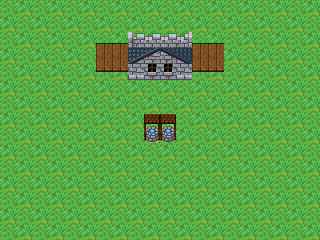

A level layout from a 2D game, rendered from its tile map. Below: a short description, then the map file with its tile-grid data intact:
An orthogonal 20x15 tile map with 16x16 px tiles, 2 tile layers (base, over) and 2 objects (PlayerStart, PlayerStart2).

<map version="1.10" tiledversion="1.12.2" orientation="orthogonal" renderorder="right-down" width="20" height="15" tilewidth="16" tileheight="16" infinite="0" nextlayerid="5" nextobjectid="3">
 <tileset firstgid="1" source="test.tsx" />
 <layer id="1" name="base" width="20" height="15">
  <data encoding="csv">
11,21,11,21,11,21,11,21,11,21,11,21,11,21,11,21,11,21,11,21,
21,11,21,11,21,11,21,11,21,11,21,11,21,11,21,11,21,11,21,11,
11,21,11,21,11,21,11,21,11,21,11,21,11,21,11,21,11,21,11,21,
21,11,21,11,21,11,21,11,21,11,21,11,21,11,21,11,21,11,21,11,
11,21,11,21,11,21,11,21,11,21,11,21,11,21,11,21,11,21,11,21,
21,11,21,11,21,11,21,11,21,11,21,11,21,11,21,11,21,11,21,11,
11,21,11,21,11,21,11,21,11,21,11,21,11,21,11,21,11,21,11,21,
21,11,21,11,21,11,21,11,21,11,21,11,21,11,21,11,21,11,21,11,
11,21,11,21,11,21,11,21,11,21,11,21,11,21,11,21,11,21,11,21,
21,11,21,11,21,11,21,11,21,11,21,11,21,11,21,11,21,11,21,11,
11,21,11,21,11,21,11,21,11,21,11,21,11,21,11,21,11,21,11,21,
21,11,21,11,21,11,21,11,21,11,21,11,21,11,21,11,21,11,21,11,
11,21,11,21,11,21,11,21,11,21,11,21,11,21,11,21,11,21,11,21,
21,11,21,11,21,11,21,11,21,11,21,11,21,11,21,11,21,11,21,11,
11,21,11,21,11,21,11,21,11,21,11,21,11,21,11,21,11,21,11,21
</data>
 </layer>
 <layer id="2" name="over" width="20" height="15">
  <data encoding="csv">
0,0,0,0,0,0,0,0,0,0,0,0,0,0,0,0,0,0,0,0,
0,0,0,0,0,0,0,0,0,0,0,0,0,0,0,0,0,0,0,0,
0,0,0,0,0,0,14,14,15,16,16,17,14,14,0,0,0,0,0,0,
0,0,0,0,0,0,24,24,4,5,6,7,24,24,0,0,0,0,0,0,
0,0,0,0,0,0,34,34,26,49,49,26,34,34,0,0,0,0,0,0,
0,0,0,0,0,0,0,0,0,0,0,0,0,0,0,0,0,0,0,0,
0,0,0,0,0,0,0,0,0,0,0,0,0,0,0,0,0,0,0,0,
0,0,0,0,0,0,0,0,0,37,37,0,0,0,0,0,0,0,0,0,
0,0,0,0,0,0,0,0,0,47,47,0,0,0,0,0,0,0,0,0,
0,0,0,0,0,0,0,0,0,0,0,0,0,0,0,0,0,0,0,0,
0,0,0,0,0,0,0,0,0,0,0,0,0,0,0,0,0,0,0,0,
0,0,0,0,0,0,0,0,0,0,0,0,0,0,0,0,0,0,0,0,
0,0,0,0,0,0,0,0,0,0,0,0,0,0,0,0,0,0,0,0,
0,0,0,0,0,0,0,0,0,0,0,0,0,0,0,0,0,0,0,0,
0,0,0,0,0,0,0,0,0,0,0,0,0,0,0,0,0,0,0,0
</data>
 </layer>
 <objectgroup id="4" name="objects">
  <object id="1" name="PlayerStart" x="160" y="176">
   <point />
  </object>
  <object id="2" name="PlayerStart2" x="160" y="16">
   <point />
  </object>
 </objectgroup>
</map>
